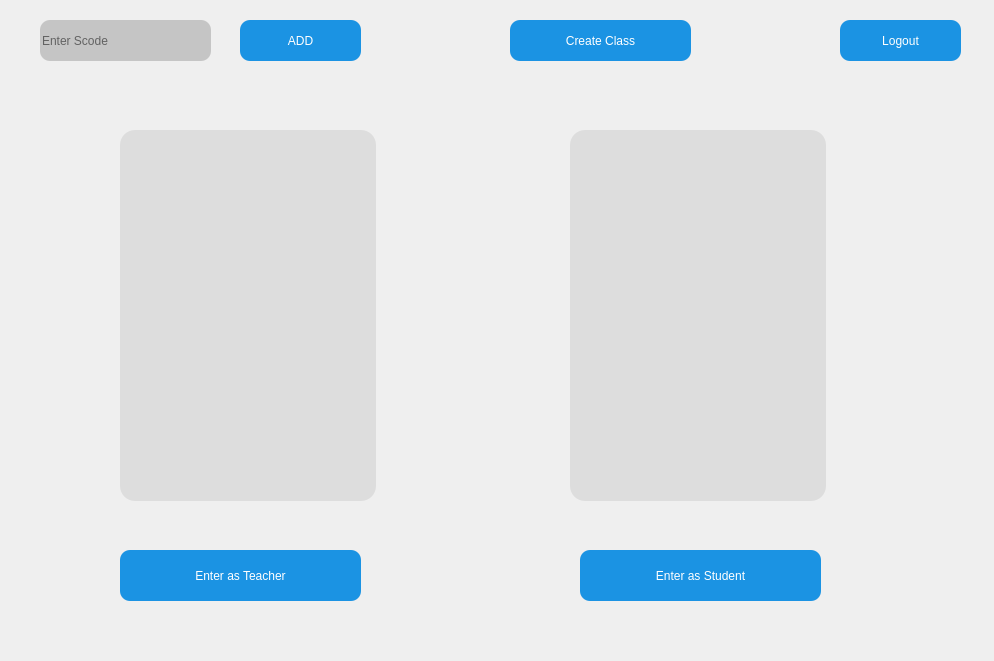
<?xml version="1.0" encoding="UTF-8"?>
<ui version="4.0">
 <class>Class_Frame</class>
 <widget class="QFrame" name="Class_Frame">
  <property name="geometry">
   <rect>
    <x>0</x>
    <y>0</y>
    <width>994</width>
    <height>661</height>
   </rect>
  </property>
  <property name="windowTitle">
   <string>Frame</string>
  </property>
  <widget class="QPushButton" name="logout">
   <property name="geometry">
    <rect>
     <x>840</x>
     <y>20</y>
     <width>121</width>
     <height>41</height>
    </rect>
   </property>
   <property name="styleSheet">
    <string notr="true">background-color: rgb(27, 147, 227);
border-radius:10px;
font: 75 16pt &quot;Times New Roman&quot;;
color:white;

</string>
   </property>
   <property name="text">
    <string>Logout</string>
   </property>
  </widget>
  <widget class="QLineEdit" name="escode">
   <property name="geometry">
    <rect>
     <x>40</x>
     <y>20</y>
     <width>171</width>
     <height>41</height>
    </rect>
   </property>
   <property name="styleSheet">
    <string notr="true">background-color: rgb(197, 197, 197);
border-radius:10px;</string>
   </property>
   <property name="placeholderText">
    <string>Enter Scode</string>
   </property>
  </widget>
  <widget class="QPushButton" name="add">
   <property name="geometry">
    <rect>
     <x>240</x>
     <y>20</y>
     <width>121</width>
     <height>41</height>
    </rect>
   </property>
   <property name="styleSheet">
    <string notr="true">background-color: rgb(27, 147, 227);
border-radius:10px;
font: 75 16pt &quot;Times New Roman&quot;;
color:white;

</string>
   </property>
   <property name="text">
    <string>ADD</string>
   </property>
  </widget>
  <widget class="QPushButton" name="create">
   <property name="geometry">
    <rect>
     <x>510</x>
     <y>20</y>
     <width>181</width>
     <height>41</height>
    </rect>
   </property>
   <property name="styleSheet">
    <string notr="true">background-color: rgb(27, 147, 227);
border-radius:10px;
font: 75 16pt &quot;Times New Roman&quot;;
color:white;

</string>
   </property>
   <property name="text">
    <string>Create Class</string>
   </property>
  </widget>
  <widget class="QListWidget" name="teacherclist">
   <property name="geometry">
    <rect>
     <x>120</x>
     <y>130</y>
     <width>256</width>
     <height>371</height>
    </rect>
   </property>
   <property name="styleSheet">
    <string notr="true">background-color: rgb(221, 221, 221);
border-radius:15px;</string>
   </property>
  </widget>
  <widget class="QListWidget" name="studentclist">
   <property name="geometry">
    <rect>
     <x>570</x>
     <y>130</y>
     <width>256</width>
     <height>371</height>
    </rect>
   </property>
   <property name="styleSheet">
    <string notr="true">background-color: rgb(221, 221, 221);
border-radius:15px;</string>
   </property>
  </widget>
  <widget class="QPushButton" name="estudent">
   <property name="geometry">
    <rect>
     <x>580</x>
     <y>550</y>
     <width>241</width>
     <height>51</height>
    </rect>
   </property>
   <property name="styleSheet">
    <string notr="true">background-color: rgb(27, 147, 227);
border-radius: 10px;
font: 75 16pt &quot;Times New Roman&quot;;
color:white;</string>
   </property>
   <property name="text">
    <string>Enter as Student</string>
   </property>
  </widget>
  <widget class="QPushButton" name="eteacher">
   <property name="geometry">
    <rect>
     <x>120</x>
     <y>550</y>
     <width>241</width>
     <height>51</height>
    </rect>
   </property>
   <property name="styleSheet">
    <string notr="true">background-color: rgb(27, 147, 227);
border-radius: 10px;
font: 75 16pt &quot;Times New Roman&quot;;
color:white;</string>
   </property>
   <property name="text">
    <string>Enter as Teacher</string>
   </property>
  </widget>
 </widget>
 <resources/>
 <connections/>
</ui>
